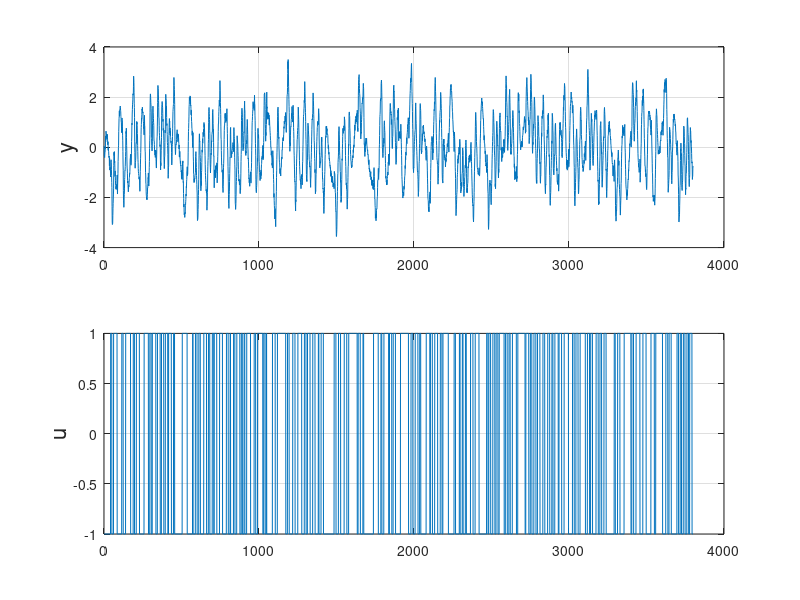
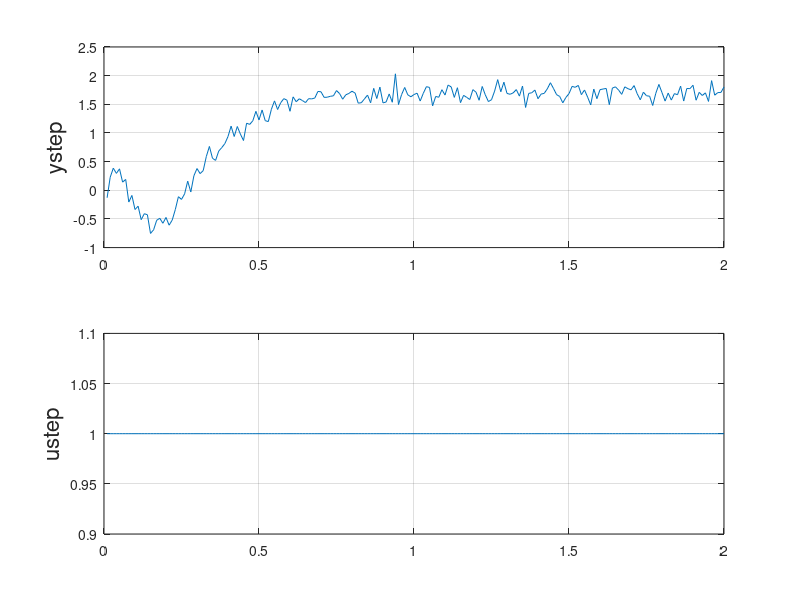

MATLAB code to generate these figures, in order: (Note: this script raises an error after producing the figures.)
close all
clear

load sysid03.mat

%% 
y(1901:2100) = [];
u(1901:2100) = [];
N = length(y);
%% Plot data
figure(1)
subplot(211)
plot(y)
ylabel('y','FontSize',16)
grid on
subplot(212)
plot(u)
ylabel('u','FontSize',16)
grid on
shg
z = iddata(y,u,Ts);

indtrain = 1:2000;
indtest = 2001:N;
ztrain = iddata(y(indtrain), u(indtrain),Ts);
ztest = iddata(y(indtest), u(indtest), Ts);

%% And a step response
figure(2) 
subplot(211)
timev = (1:length(ystep))*Ts;
plot(timev, ystep)
ylabel('ystep','FontSize',16)
grid on
subplot(212)
plot(timev, ustep)
ylabel('ustep','FontSize',16)
grid on
shg

%%
% Code for trying different ARX model orders
% NN = [(1:15)'  (1:15)' ones(15,1)];
% V = arxstruc(z,z,NN);
% Nbest = selstruc(V);

% NN = [(1:15)'  (1:15)' ones(15,1)];
% V = oestruc(z,z,NN);
% Nbest = selstruc(V);

%% Estimating an ARX model with 10 parameters
arx511 = arx(ztrain,[15 15 1]);

M = arx511;
present(M)


%%
N = [6 6 1];
O = oe(z,N);
compare(ztest,O,M,Inf)
% resid(ztest,O)
present(O)
%%
figure(3)
pred_horizon = inf;
compare(ztest,M, pred_horizon)

%%
figure(4)
pred_horizon = inf;
compare(zstep,O,pred_horizon)

%%
figure(5)
subplot(211)
pwelch(y)
hold on
subplot(212)
pwelch(u)
hold on

%%
figure(6)
resid(ztest,O)

%% Bode diagram of estimated system
figure(7)
options = bodeoptions;
options.FreqUnits = 'Hz'; 
options.MagUnits = 'abs';
options.MagScale = 'log';
bode(O,{0.5,pi/Ts},options);
legend('O');
grid on

